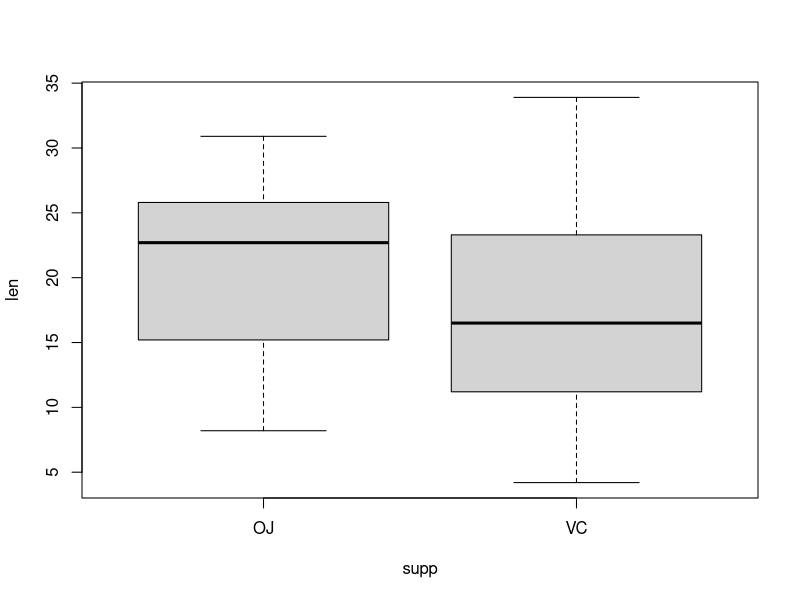
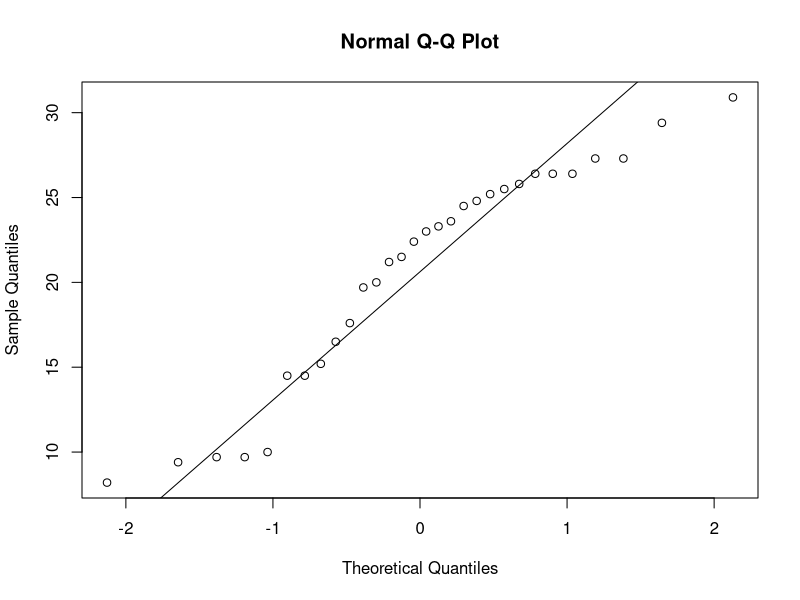
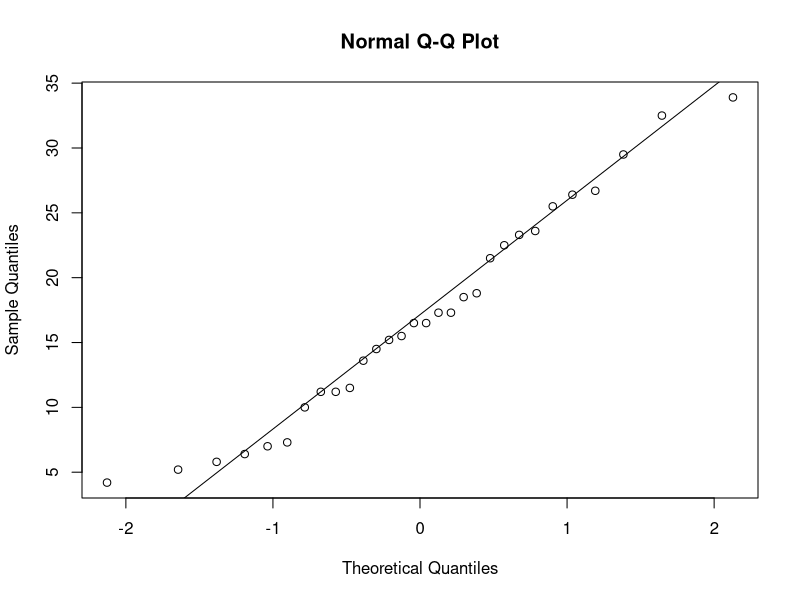

These figures' R source, in order:
## Anaanthan ##

## Sample independent t-test R-code ##

## Let us begin with built in dataset, ToothGrowth ##

## To know what is ToothGrowth ##

?ToothGrowth

## Now lets begin ##
data=ToothGrowth
## let us do some data exploration to know our data
str(data)
summary(data)

## suppose we want to know if toothlenghts among guinea pigs differs
## among the supplement type, we can do independent t-test

## first assumption is data is independent.
## we assume the guinea pigs is not measured two times in the study
## you should ensure the independence of data in your study as well

## let us do boxplot first~ lenght as described by supplement type

boxplot(data=data, len~supp)

## from the boxplot, we can say guinea pigs which is supplied
## with orange juice tends to have tooth growth lenghts which is 
## skewed to left. Obviously the data is not normally distributed
## let us assume for the sake of demonstratiom that the data is normally distibuted

## code for testing normality, always do 2 test, statistical and visual
## ie shapiro.test and qqplot 

OJ <- subset(data[data$supp== "OJ",])
VC <- subset(data[data$supp== "VC",])

shapiro.test(OJ$len)
shapiro.test(VC$len)

qqnorm(OJ$len)
qqline(OJ$len)

qqnorm(VC$len)
qqline(VC$len)

## Now the t-test

t.test(data=data, len~supp)

## H0 rejected: 
## there is a difference between lenght of tooth between VC and OJ groups
## mean toothlengh of OJ is significantly higher then VC

## sd of each group
sd(OJ$len)
sd(VC$len)
